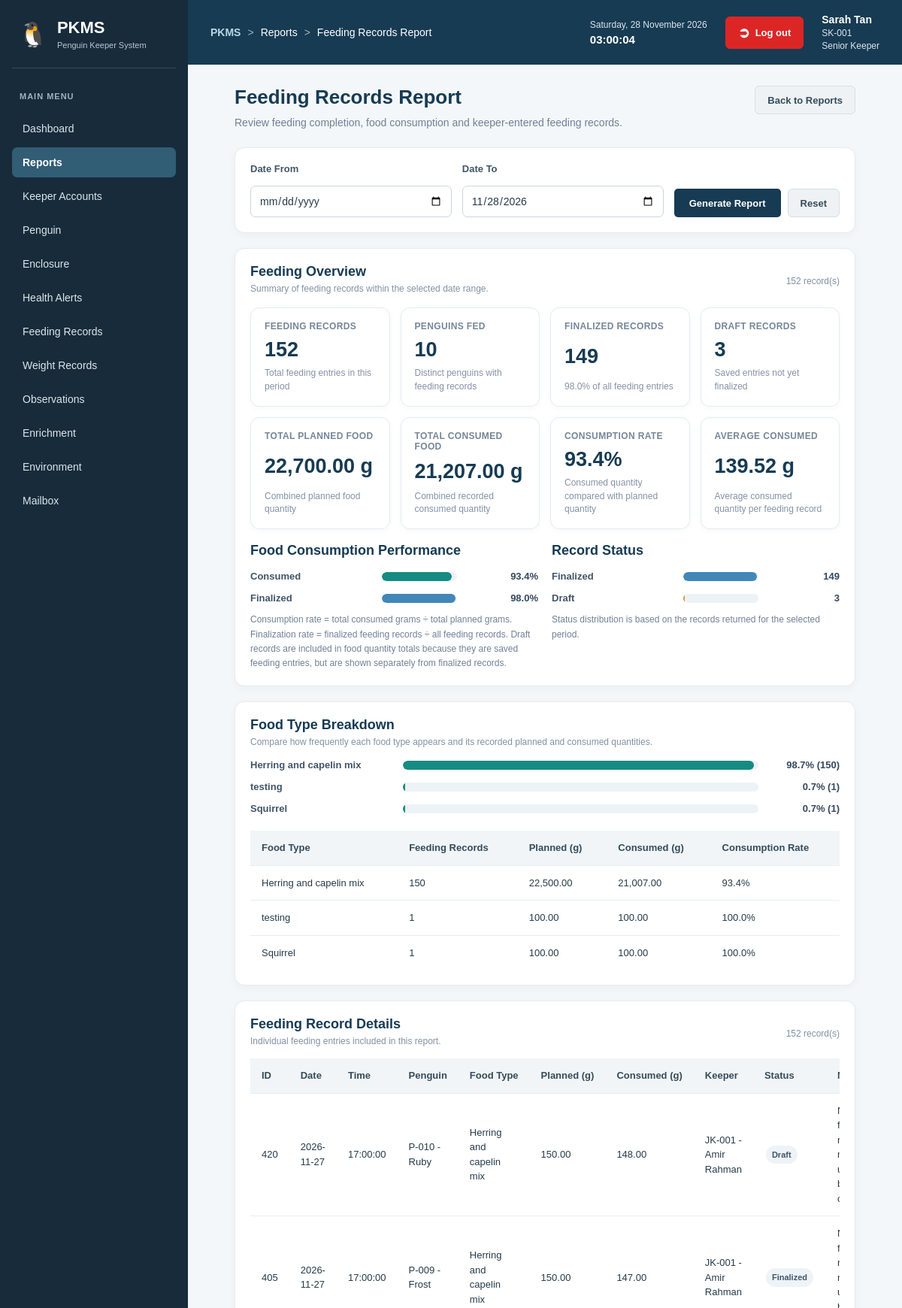
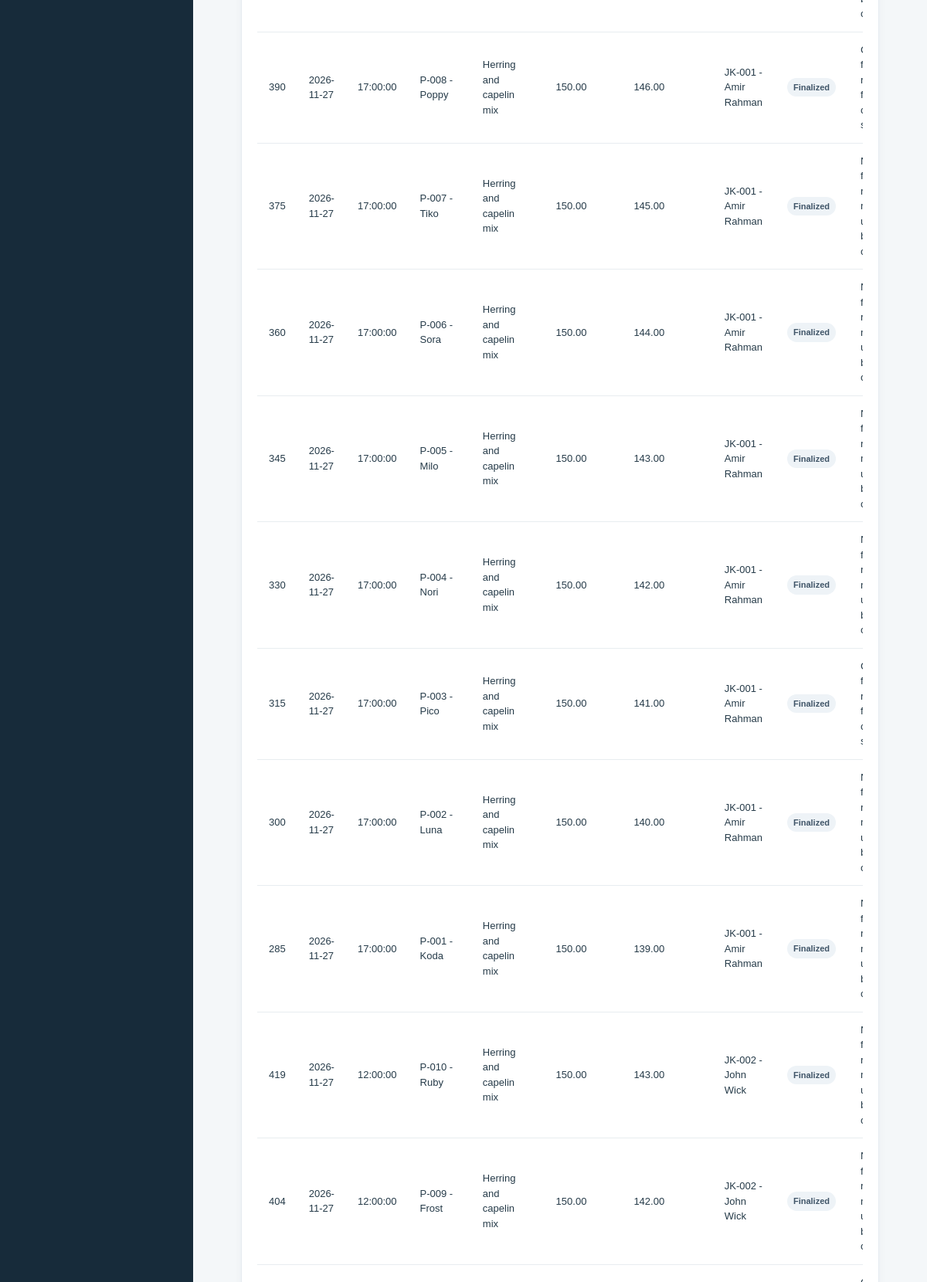
The page /modules/reports/feeding.php (signed in, upper part) on the database its author committed (2 pictures, top to bottom).
### tables this page shows
CREATE TABLE `feeding_records` (
  `feeding_id` int(11) NOT NULL,
  `penguin_id` int(11) NOT NULL,
  `keeper_id` int(11) NOT NULL,
  `feeding_date` date NOT NULL,
  `feeding_time` time NOT NULL,
  `food_type` varchar(80) NOT NULL,
  `planned_grams` decimal(7,2) DEFAULT NULL,
  `consumed_grams` decimal(7,2) DEFAULT NULL,
  `notes` text DEFAULT NULL,
  `created_at` datetime DEFAULT current_timestamp(),
  `status` enum('Draft','Finalized') NOT NULL DEFAULT 'Draft'
);

CREATE TABLE `penguins` (
  `penguin_id` int(11) NOT NULL,
  `animal_code` varchar(20) NOT NULL,
  `name` varchar(60) NOT NULL,
  `species` varchar(80) NOT NULL,
  `sex` enum('Male','Female','Unknown') DEFAULT 'Unknown',
  `hatch_date` date DEFAULT NULL,
  `origin_type` varchar(50) DEFAULT NULL,
  `arrival_date` date DEFAULT NULL,
  `enclosure_id` int(11) DEFAULT NULL,
  `status` enum('Active','Quarantine','Transferred','Deceased') DEFAULT 'Active',
  `notes` text DEFAULT NULL,
  `created_at` datetime DEFAULT current_timestamp(),
  `archived_at` datetime DEFAULT NULL,
  `archived_by` int(11) DEFAULT NULL
);

CREATE TABLE `users` (
  `user_id` int(11) NOT NULL,
  `staff_code` varchar(20) NOT NULL,
  `full_name` varchar(100) NOT NULL,
  `email` varchar(100) DEFAULT NULL,
  `password_hash` varchar(255) NOT NULL,
  `role` enum('Senior Keeper','Junior Keeper') NOT NULL,
  `status` enum('Active','Inactive') DEFAULT 'Active',
  `created_at` datetime DEFAULT current_timestamp()
);

### modules/reports/feeding.php (the view, shortened to what the rows shown need)
<?php
require_once __DIR__ . '/../../includes/auth.php';
require_once __DIR__ . '/report_helpers.php';
[$dateFrom, $dateTo, $error] = reportReadDateRange();
$records = [];
$pageError = false;
$summary = [
    'total_records' => 0,
    'penguin_count' => 0,
    'finalized' => 0,
    'draft' => 0,
    'total_planned' => 0.0,
    'total_consumed' => 0.0,
    'average_consumed' => 0.0
];
$foodTypeCounts = [];
if ($error === '') {
    try {
        $sql = "
            SELECT
                f.feeding_id,
                f.penguin_id,
                f.feeding_date,
                f.feeding_time,
                f.food_type,
                f.planned_grams,
                f.consumed_grams,
                f.notes,
                f.status,
                p.animal_code,
                p.name AS penguin_name,
                u.staff_code,
                u.full_name AS keeper_name
            FROM feeding_records f
            INNER JOIN penguins p
                ON p.penguin_id = f.penguin_id
            INNER JOIN users u
                ON u.user_id = f.keeper_id
            WHERE 1 = 1
        ";
        $params = [];
        if ($dateTo !== '') {
            $sql .= " AND f.feeding_date <= ?";
            $params[] = $dateTo;
        }
        $sql .= "
            ORDER BY
                f.feeding_date DESC,
                f.feeding_time DESC,
                f.feeding_id DESC
        ";
        $stmt = $pdo->prepare($sql);
        $stmt->execute($params);
        $records = $stmt->fetchAll(PDO::FETCH_ASSOC);
        foreach ($records as $record) {
            $planned = (float)($record['planned_grams'] ?? 0);
            $consumed = (float)($record['consumed_grams'] ?? 0);
            $summary['total_planned'] += $planned;
            $summary['total_consumed'] += $consumed;
            $foodType = trim((string)($record['food_type'] ?? ''));
            if (!isset($foodTypeCounts[$foodType])) {
                $foodTypeCounts[$foodType] = [
                    'records' => 0,
                    'planned' => 0.0,
                    'consumed' => 0.0
                ];
            }
            $foodTypeCounts[$foodType]['records']++;
            $foodTypeCounts[$foodType]['planned'] += $planned;
            $foodTypeCounts[$foodType]['consumed'] += $consumed;
        }
        uasort(
            $foodTypeCounts,
            static fn(array $a, array $b): int =>
                $b['records'] <=> $a['records']
        );
    } catch (PDOException $e) {
        error_log('Feeding report error: ' . $e->getMessage());
        $pageError = true;
    }
}
$consumptionRate = $summary['total_planned'] > 0
    ? ($summary['total_consumed'] / $summary['total_planned']) * 100
    : null;
$foodTypeTotal = array_sum(
    array_column($foodTypeCounts, 'records')
);
$breadcrumbs = ['Reports', 'Feeding Records Report'];
reportRenderStart(
    'Feeding Records Report',
    'Review feeding completion, food consumption and keeper-entered feeding records.',
    $breadcrumbs
);
?>
<?php if ($pageError): ?>
    <div class="report-error">
        Unable to load feeding records. Please try again.
    </div>
<?php elseif ($error === ''): ?>
    <section class="report-panel">
        <div class="report-panel-heading">
            <div>
                <h2>Feeding Overview</h2>
            </div>
        </div>
        <div class="report-two-col">
            <div>
                <div class="report-panel-heading">
                    <h2>Food Consumption Performance</h2>
                </div>
                    <?php
                    reportBar(
                        'Consumed',
                        $consumptionRate === null ? 0 : min(100, $consumptionRate),
                        $consumptionRate === null
                            ? 'No planned quantity'
                            : number_format($consumptionRate, 1) . '%'
                    );
                    ?>
            </div>
            <div>
                <div class="report-panel-heading">
                    <h2>Record Status</h2>
                </div>
            </div>
        </div>
    </section>
    <section class="report-panel">
        <div class="report-panel-heading">
            <div>
                <h2>Food Type Breakdown</h2>
            </div>
        </div>
        <?php if (empty($foodTypeCounts)): ?>
            <div class="report-empty">
                No food type information is available for this period.
            </div>
        <?php else: ?>
            <div class="report-chart-list">
                <?php foreach ($foodTypeCounts as $foodType => $data): ?>
                    <?php
                    $foodRate = $foodTypeTotal > 0
                        ? ($data['records'] / $foodTypeTotal) * 100
                        : 0;
                    ?>
                    <?php
                    reportBar(
                        $foodType,
                        $foodRate,
                        number_format($foodRate, 1) . '% (' . $data['records'] . ')'
                    );
                    ?>
                <?php endforeach; ?>
            </div>
            <div class="report-table-wrap" style="margin-top:22px;">
                <table class="data-table">
                    <thead>
                        <tr>
                            <th>Food Type</th>
                            <th>Feeding Records</th>
                            <th>Planned (g)</th>
                            <th>Consumed (g)</th>
                            <th>Consumption Rate</th>
                        </tr>
                    </thead>
                    <tbody>
                        <?php foreach ($foodTypeCounts as $foodType => $data): ?>
                            <?php
                            $typeRate = $data['planned'] > 0
                                ? ($data['consumed'] / $data['planned']) * 100
                                : null;
                            ?>
                            <tr>
                                <td><?= reportEscape($foodType) ?></td>
                                <td>
                                    <?= number_format($data['records']) ?>
                                </td>
                                <td>
                                    <?= number_format($data['planned'], 2) ?>
                                </td>
                                <td>
                                    <?= number_format($data['consumed'], 2) ?>
                                </td>
                                <td>
                                    <?= $typeRate === null
                                        ? '—'
                                        : number_format($typeRate, 1) . '%' ?>
                                </td>
                            </tr>
                        <?php endforeach; ?>
                    </tbody>
                </table>
            </div>
        <?php endif; ?>
    </section>
    <section class="report-panel">
        <div class="report-panel-heading">
            <div>
                <h2>Feeding Record Details</h2>
            </div>
        </div>
        <?php if (empty($records)): ?>
            <div class="report-empty">
                No feeding records found for this period.
            </div>
        <?php else: ?>
            <div class="report-table-wrap">
                <table class="data-table">
                    <thead>
                        <tr>
                            <th>ID</th>
                            <th>Date</th>
                            <th>Time</th>
                            <th>Penguin</th>
                            <th>Food Type</th>
                            <th>Planned (g)</th>
                            <th>Consumed (g)</th>
                            <th>Keeper</th>
                            <th>Status</th>
                            <th>Notes</th>
                        </tr>
                    </thead>
                    <tbody>
                        <?php foreach ($records as $record): ?>
                            <tr>
                                <td>
                                    <?= (int)$record['feeding_id'] ?>
                                </td>
                                <td>
                                    <?= reportEscape($record['feeding_date']) ?>
                                </td>
                                <td>
                                    <?= reportEscape($record['feeding_time'] ?: '-') ?>
                                </td>
                                <td>
                                    <?= reportEscape(
                                        $record['animal_code'] . ' - ' .
                                        $record['penguin_name']
                                    ) ?>
                                </td>
                                <td>
                                    <?= reportEscape($record['food_type']) ?>
                                </td>
                                <td>
                                    <?= number_format(
                                        (float)$record['planned_grams'],
                                        2
                                    ) ?>
                                </td>
                                <td>
                                    <?= number_format(
                                        (float)$record['consumed_grams'],
                                        2
                                    ) ?>
                                </td>
                                <td>
                                    <?= reportEscape(
                                        $record['staff_code'] . ' - ' .
                                        $record['keeper_name']
                                    ) ?>
                                </td>
                                <td>
                                    <span class="report-chip <?= $record['status'] === 'Finalized' ? 'blue' : 'amber' ?>">
                                        <?= reportEscape($record['status']) ?>
                                    </span>
                                </td>
                                <td>
                                </td>
                            </tr>
                        <?php endforeach; ?>
                    </tbody>
                </table>
            </div>
        <?php endif; ?>
    </section>
<?php endif; ?>
<?php reportRenderEnd(); ?>

### modules/reports/report_helpers.php (shortened to what the rows shown need)
<?php
function reportEscape(mixed $value): string
{
    return htmlspecialchars((string)($value ?? ''), ENT_QUOTES, 'UTF-8');
}
function reportValidDate(string $date): bool
{
    $parsed = DateTime::createFromFormat('!Y-m-d', $date);
    return $parsed !== false && $parsed->format('Y-m-d') === $date;
}
function reportReadDateRange(): array
{
    $from = trim((string)($_GET['date_from'] ?? ''));
    $to = isset($_GET['date_to'])
        ? trim((string)$_GET['date_to'])
        : date('Y-m-d');
    $error = '';
    return [$from, $to, $error];
}
function reportRenderStart(string $title, string $subtitle, array $breadcrumbs): void
{
    ?>
    <!DOCTYPE html>
    <html lang="en">
    <head>
        <link rel="stylesheet" href="../../assets/css/style.css">
    </head>
    <body>
    <div class="app-layout">
        <?php include __DIR__ . '/../../includes/sidebar.php'; ?>
        <main class="main-content">
            <div class="page-content report-page">
                <div class="page-header">
                    <div>
                        <h1><?= reportEscape($title) ?></h1>
                    </div>
                </div>
    <?php
}
    ?>
    <?php
function reportBar(string $label, float $percent, string $value, string $color = ''): void
{
    $percent = max(0, min(100, $percent));
    ?>
    <div class="report-chart-row">
        <div class="report-chart-label"><?= reportEscape($label) ?></div>
        <div class="report-track"><div class="report-fill <?= reportEscape($color) ?>" style="width:<?= number_format($percent, 2, '.', '') ?>%"></div></div>
        <div class="report-chart-value"><?= reportEscape($value) ?></div>
    </div>
    <?php
}
function reportRenderEnd(): void
{
    ?>
            </div>
        </main>
    </div>
    </body>
    </html>
    <?php
}
?>

### rows shown on the page
feeding_records: food_type "Herring and capelin mix"
feeding_records: feeding_id "420", feeding_date "2026-11-27", feeding_time "17:00:00", penguin.name "P-010 - Ruby", food_type "Herring and capelin mix", planned_grams "150.00", consumed_grams "148.00", keeper.full_name "JK-001 - Amir Rahman", status "Draft"
feeding_records: feeding_id "405", feeding_date "2026-11-27", feeding_time "17:00:00", penguin.name "P-009 - Frost", food_type "Herring and capelin mix", planned_grams "150.00", consumed_grams "147.00", keeper.full_name "JK-001 - Amir Rahman", status "Finalized"
feeding_records: feeding_id "390", feeding_date "2026-11-27", feeding_time "17:00:00", penguin.name "P-008 - Poppy", food_type "Herring and capelin mix", planned_grams "150.00", consumed_grams "146.00", keeper.full_name "JK-001 - Amir Rahman", status "Finalized"
feeding_records: feeding_id "375", feeding_date "2026-11-27", feeding_time "17:00:00", penguin.name "P-007 - Tiko", food_type "Herring and capelin mix", planned_grams "150.00", consumed_grams "145.00", keeper.full_name "JK-001 - Amir Rahman", status "Finalized"
feeding_records: feeding_id "360", feeding_date "2026-11-27", feeding_time "17:00:00", penguin.name "P-006 - Sora", food_type "Herring and capelin mix", planned_grams "150.00", consumed_grams "144.00", keeper.full_name "JK-001 - Amir Rahman", status "Finalized"
feeding_records: feeding_id "345", feeding_date "2026-11-27", feeding_time "17:00:00", penguin.name "P-005 - Milo", food_type "Herring and capelin mix", planned_grams "150.00", consumed_grams "143.00", keeper.full_name "JK-001 - Amir Rahman", status "Finalized"
feeding_records: feeding_id "330", feeding_date "2026-11-27", feeding_time "17:00:00", penguin.name "P-004 - Nori", food_type "Herring and capelin mix", planned_grams "150.00", consumed_grams "142.00", keeper.full_name "JK-001 - Amir Rahman", status "Finalized"
feeding_records: feeding_id "315", feeding_date "2026-11-27", feeding_time "17:00:00", penguin.name "P-003 - Pico", food_type "Herring and capelin mix", planned_grams "150.00", consumed_grams "141.00", keeper.full_name "JK-001 - Amir Rahman", status "Finalized"
feeding_records: feeding_id "300", feeding_date "2026-11-27", feeding_time "17:00:00", penguin.name "P-002 - Luna", food_type "Herring and capelin mix", planned_grams "150.00", consumed_grams "140.00", keeper.full_name "JK-001 - Amir Rahman", status "Finalized"
feeding_records: feeding_id "285", feeding_date "2026-11-27", feeding_time "17:00:00", penguin.name "P-001 - Koda", food_type "Herring and capelin mix", planned_grams "150.00", consumed_grams "139.00", keeper.full_name "JK-001 - Amir Rahman", status "Finalized"
feeding_records: feeding_id "419", feeding_date "2026-11-27", feeding_time "12:00:00", penguin.name "P-010 - Ruby", food_type "Herring and capelin mix", planned_grams "150.00", consumed_grams "143.00", keeper.full_name "JK-002 - John Wick", status "Finalized"
feeding_records: feeding_id "404", feeding_date "2026-11-27", feeding_time "12:00:00", penguin.name "P-009 - Frost", food_type "Herring and capelin mix", planned_grams "150.00", consumed_grams "142.00", keeper.full_name "JK-002 - John Wick", status "Finalized"

### other values the page prints
$item['label'] "Dashboard"
$item['label'] "Reports"
$item['label'] "Keeper Accounts"
$item['label'] "Penguin"
$item['label'] "Enclosure"
$item['label'] "Health Alerts"
$item['label'] "Feeding Records"
$item['label'] "Weight Records"
$item['label'] "Observations"
$item['label'] "Enrichment"
$item['label'] "Environment"
$item['label'] "Mailbox"
$crumb "Reports"
$crumb "Feeding Records Report"
$_SESSION['full_name'] "Sarah Tan"
